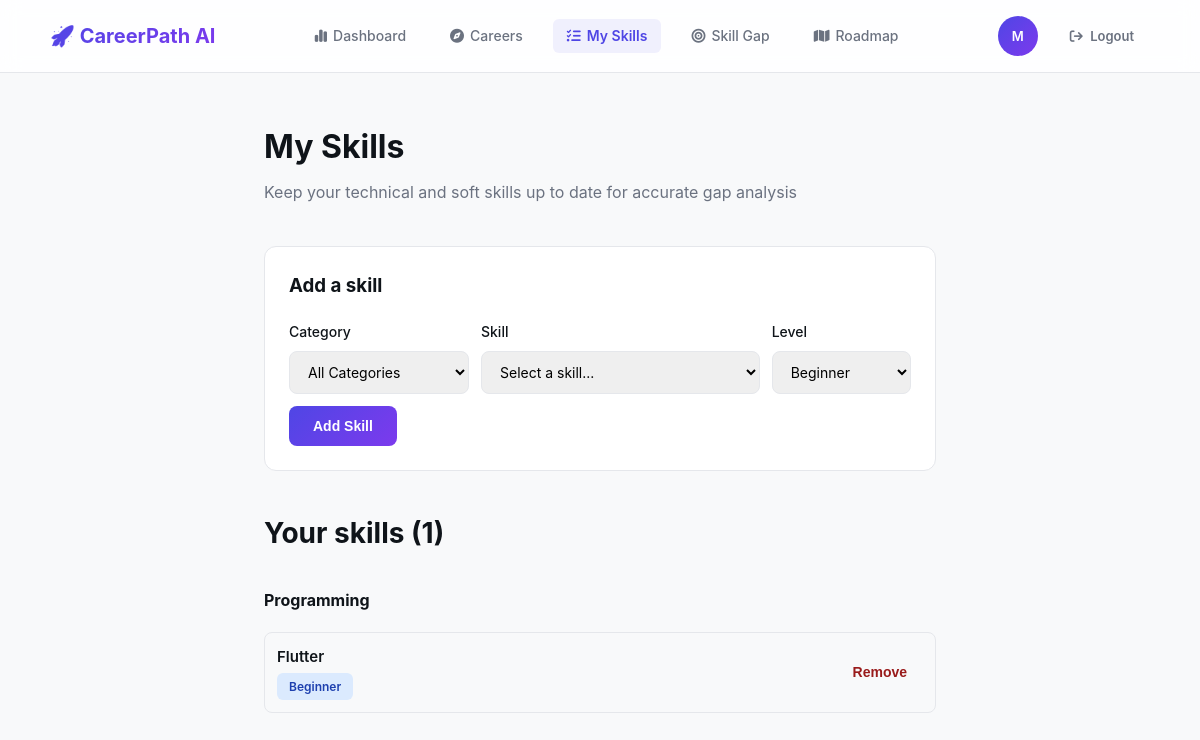
Before: /my-skills/ (signed in) with the older database file.
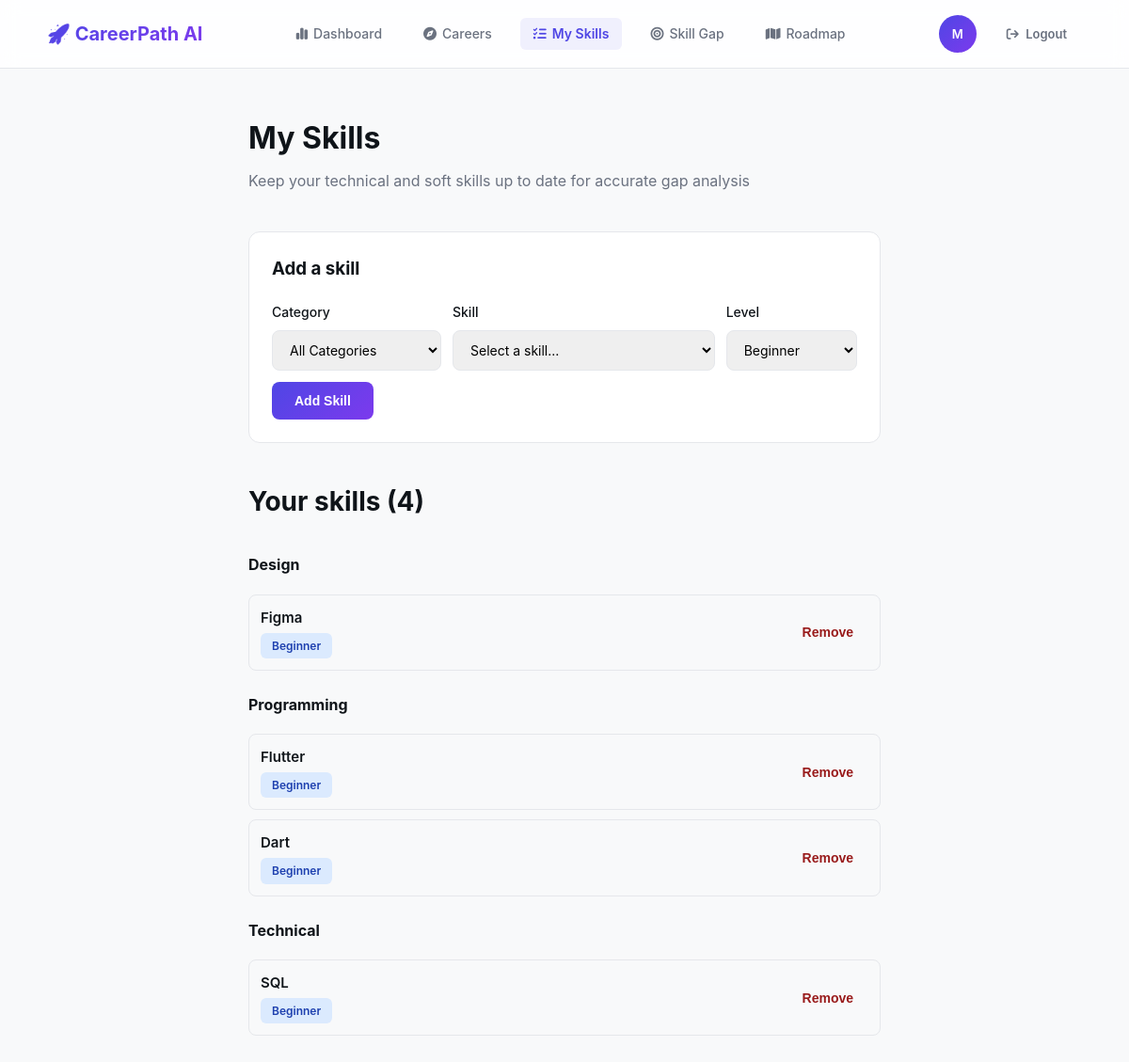
After: the same page with the newer database file.
### skills/models.py (models this page shows, shortened)
class Skill(models.Model):
    name = models.CharField(max_length=100, unique=True)
    category = models.CharField(max_length=100, blank=True, null=True) # Technical, Soft Skill

class UserSkill(models.Model):
    LEVEL_CHOICES = [
        ('beginner', 'Beginner'),
        ('intermediate', 'Intermediate'),
        ('advanced', 'Advanced'),
    ]
    user = models.ForeignKey(settings.AUTH_USER_MODEL, on_delete=models.CASCADE, related_name='user_skills')
    skill = models.ForeignKey(Skill, on_delete=models.CASCADE, related_name='users_possessed')
    level = models.CharField(max_length=20, choices=LEVEL_CHOICES, default='beginner')
    added_at = models.DateTimeField(auto_now_add=True)
    class Meta:
        unique_together = ('user', 'skill')
        ordering = ['-added_at']

### skills/views.py (the view)
# urls.py: path('', views.manage_skills_view, name='manage_skills'),
@login_required
def manage_skills_view(request):
    user = request.user
    user_skills = UserSkill.objects.filter(user=user).select_related('skill').order_by('skill__category')
    already_added_ids = user_skills.values_list('skill_id', flat=True)
    available_skills = Skill.objects.exclude(id__in=already_added_ids)
    categories = Skill.objects.exclude(category__isnull=True).exclude(category='').values_list('category', flat=True).distinct()
    context = {
        'user_skills': user_skills,
        'all_skills': available_skills,
        'categories': categories, # تم تمرير الأقسام هان
    }
    return render(request, 'skills/manage_skills.html', context)

### skills/templates/skills/manage_skills.html (shortened to what this page needs)
{% extends 'dashboard/base.html' %}
{% block content %}
<div class="container-narrow">
  <div class="page-header">
    <h1 class="page-title">My Skills</h1>
    <p class="page-subtitle">Keep your technical and soft skills up to date for accurate gap analysis</p>
  </div>
  <div class="card" style="margin-bottom:32px;">
    <h3 style="margin-bottom:20px;">Add a skill</h3>
    <form method="post" action="{% url 'skills:add_skill' %}" style="display:flex; gap:12px; flex-wrap:wrap; align-items:flex-end;">
      <div class="form-group" style="flex:1; min-width:180px; margin-bottom:0;">
        <label for="category_select">Category</label>
        <select id="category_select" class="form-control" onchange="filterSkillsByCategory()">
          <option value="" selected>All Categories</option>
        </select>
      </div>
      <div class="form-group" style="flex:2; min-width:180px; margin-bottom:0;">
        <label for="skill_id">Skill</label>
        <select id="skill_id" name="skill_id" class="form-control" required>
          <option value="" disabled selected>Select a skill...</option>
        </select>
      </div>
      <div class="form-group" style="flex:1; min-width:120px; margin-bottom:0;">
        <label for="current_level">Level</label>
        <select id="current_level" name="current_level" class="form-control">
          <option value="beginner">Beginner</option>
        </select>
      </div>
      <button type="submit" class="btn-primary">Add Skill</button>
    </form>
  </div>
  <h3 class="section-title">Your skills ({{ user_skills.count }})</h3>
  {% if user_skills %}
    {% regroup user_skills by skill.category as category_list %}
    {% for category in category_list %}
      <div class="category-block" style="margin-bottom: 24px;">
        <h4 style="color: var(--text-main); margin-bottom: 12px; font-size: 16px; border-bottom: 1px solid var(--border-color); padding-bottom: 6px;">
          {% if category.grouper %}{{ category.grouper }}{% else %}Uncategorized{% endif %}
        </h4>
        <div class="skills-grid" style="display: flex; flex-direction: column; gap: 10px;">
          {% for us in category.list %}
            <div class="skill-item" style="display:flex; justify-content:space-between; align-items:center; background:var(--bg-card); padding:12px; border-radius:8px;">
              <div>
                <div class="skill-name" style="font-weight:600;">{{ us.skill.name }}</div>
                <span class="badge badge-info" style="margin-top:4px; display:inline-block; font-size: 12px;">
                  {{ us.get_level_display }}
                </span>
              </div>
              <form method="post" action="{% url 'skills:remove_skill' us.skill.id %}">
                <button type="submit" class="btn-ghost" style="color:#991B1B; background:none; border:none; cursor:pointer;">Remove</button>
              </form>
            </div>
          {% endfor %}
        </div>
      </div>
    {% endfor %}
  {% else %}
    <p style="color:var(--text-muted);">You haven't added any skills yet. Add some above to get started.</p>
  {% endif %}
</div>
{% endblock %}

Changed rows visible on the page:
now on this page (row unchanged): Skill: grouper "Design"
added UserSkill: skill.name "Figma", level "Beginner", shown under "Design"
added UserSkill: skill.name "Dart", level "Beginner", shown under "Programming"
added Skill: grouper "Technical"
added UserSkill: skill.name "SQL", level "Beginner", shown under "Technical"
Other visible differences:
{{ user_skills.count }}: "1" → "4"
